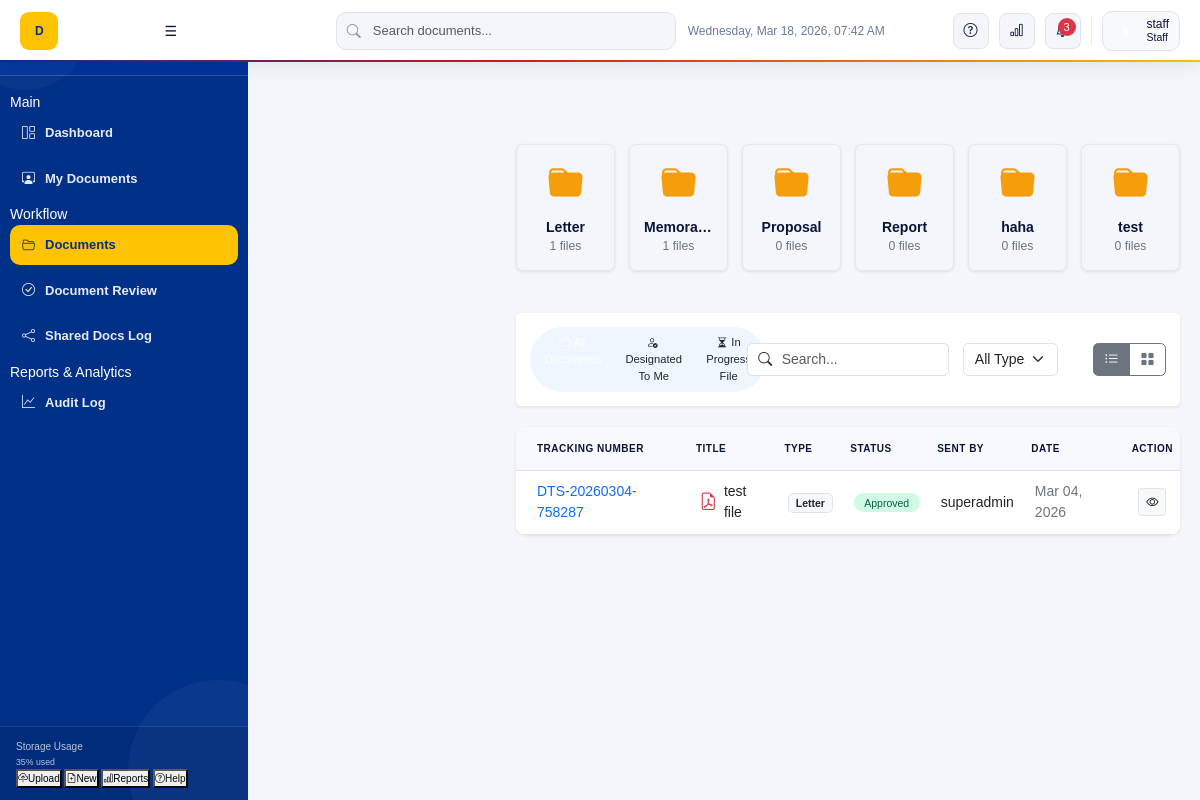
The page /documents/document.php (signed in) on the database its author committed.
### tables this page shows
CREATE TABLE `document_types` (
  `type_id` int(11) NOT NULL,
  `type_name` varchar(100) NOT NULL
);

CREATE TABLE `documents` (
  `document_id` int(11) NOT NULL,
  `tracking_number` varchar(50) NOT NULL,
  `title` varchar(200) NOT NULL,
  `description` text DEFAULT NULL,
  `type_id` int(11) DEFAULT NULL,
  `status_id` int(11) DEFAULT NULL,
  `created_by` int(11) DEFAULT NULL,
  `created_at` timestamp NOT NULL DEFAULT current_timestamp()
);

CREATE TABLE `document_status` (
  `status_id` int(11) NOT NULL,
  `status_name` varchar(50) NOT NULL
);

CREATE TABLE `users` (
  `user_id` int(11) NOT NULL,
  `first_name` varchar(50) NOT NULL,
  `middle_name` int(255) NOT NULL,
  `last_name` varchar(50) NOT NULL,
  `email` varchar(100) NOT NULL,
  `username` varchar(50) NOT NULL,
  `password` varchar(255) NOT NULL,
  `role` enum('superadmin','admin','staff') NOT NULL DEFAULT 'staff',
  `created_at` timestamp NOT NULL DEFAULT current_timestamp(),
  `updated_at` timestamp NOT NULL DEFAULT current_timestamp() ON UPDATE current_timestamp()
);

### documents/document.php (the view, shortened to what this page needs)
<?php
include dirname(__DIR__) . '/plugins/conn.php';
$user_id = (int)$_SESSION['user_id'];
$types_query = "SELECT dt.type_id, dt.type_name, COUNT(d.document_id) as file_count
                FROM document_types dt
                LEFT JOIN documents d ON dt.type_id = d.type_id AND d.status_id = 5
                GROUP BY dt.type_id, dt.type_name";
$types_result = $conn->query($types_query);
$types = [];
while($row = $types_result->fetch_assoc()) {
    $types[] = $row;
}
$view = (isset($_GET['view']) && in_array($_GET['view'], ['designated', 'inprogress'])) ? $_GET['view'] : 'all';
$where_clauses = [];
$params = [];
$types_string = "";
if ($view === 'designated') {
    $where_clauses[] = "EXISTS (SELECT 1 FROM document_shares ds2 WHERE ds2.document_id = d.document_id AND ds2.recipient_id = ?)";
    $params[] = $user_id;
    $types_string .= "i";
} elseif ($view === 'inprogress') {
    $where_clauses[] = "d.status_id IN (2, 3, 4)";
    $where_clauses[] = "NOT EXISTS (SELECT 1 FROM document_shares ds WHERE ds.document_id = d.document_id)";
} else {
    $where_clauses[] = "d.status_id = 5";
    $where_clauses[] = "NOT EXISTS (SELECT 1 FROM document_shares ds WHERE ds.document_id = d.document_id)";
}
$where_sql = "";
if (count($where_clauses) > 0) {
    $where_sql = "WHERE " . implode(" AND ", $where_clauses);
}
$all_docs_query = "SELECT d.*, dt.type_name, s.status_name, u.username as created_by_user,
                   (SELECT file_path FROM attachments WHERE document_id = d.document_id LIMIT 1) as file_path,
                   (SELECT file_name FROM attachments WHERE document_id = d.document_id LIMIT 1) as file_name,
                   (SELECT COUNT(*) FROM document_activity_log dal WHERE dal.document_id = d.document_id AND dal.user_id = ? AND dal.activity_type = 'finished') as is_finished,
                   (SELECT remark FROM document_remarks dr WHERE dr.document_id = d.document_id AND dr.remark LIKE 'Required Action:%' ORDER BY dr.created_at DESC LIMIT 1) as required_action_remark
                   FROM documents d
                   LEFT JOIN document_types dt ON d.type_id = dt.type_id
                   LEFT JOIN document_status s ON d.status_id = s.status_id
                   LEFT JOIN users u ON d.created_by = u.user_id
                   $where_sql
                   ORDER BY d.created_at DESC";
$stmt = $conn->prepare($all_docs_query);
if (!empty($params)) {
    array_unshift($params, $user_id);
    $types_string = "i" . $types_string;
    $stmt->bind_param($types_string, ...$params);
} else {
    $stmt->bind_param("i", $user_id);
}
$stmt->execute();
$all_docs_result = $stmt->get_result();
$documents_data = [];
if ($all_docs_result && $all_docs_result->num_rows > 0) {
    while ($doc = $all_docs_result->fetch_assoc()) {
        $documents_data[] = $doc;
    }
}
?>
<!DOCTYPE html>
<html lang="en">
<head>
    <link href="https://cdn.jsdelivr.net/npm/bootstrap@5.3.0/dist/css/bootstrap.min.css" rel="stylesheet">
    <link href="https://cdn.jsdelivr.net/npm/bootstrap-icons@1.10.0/font/bootstrap-icons.css" rel="stylesheet">
    <link rel="stylesheet" href="../assets/css/custom.css">
</head>
<body>
    <?php
    include __DIR__ . '/../includes/sidebar.php';
    ?>
    <main class="main-content">
        <?php include __DIR__ . '/../includes/navbar.php'; ?>
        <div class="row g-3 mb-5">
            <?php
            if (count($types) > 0) {
                foreach ($types as $type) {
            ?>
            <div class="col-md-2 col-6">
                <a href="#" class="folder-card view-folder-btn" data-type-id="<?php echo $type['type_id']; ?>" data-type-name="<?php echo htmlspecialchars($type['type_name']); ?>">
                    <div class="folder-icon"><i class="bi bi-folder-fill"></i></div>
                    <h6 class="fw-bold mb-0 text-truncate"><?php echo htmlspecialchars($type['type_name']); ?></h6>
                    <small class="text-secondary"><?php echo $type['file_count']; ?> files</small>
                </a>
            </div>
            <?php
                }
            } else {
                echo '<div class="col-12"><p class="text-center text-secondary">No document types found.</p></div>';
            }
            ?>
        </div>
        <div class="card border-0 shadow-sm mb-4">
            <div class="card-body p-3">
                <form method="GET" action="" class="row g-3 align-items-center">
                    <div class="col-md-4">
                        <div class="btn-group scope-toggle" role="group" aria-label="Scope Toggle">
                            <a href="document.php?view=all" class="btn <?php echo ($view === 'all') ? 'active' : ''; ?>">
                                <i class="bi bi-collection me-1"></i>All Documents
                            </a>
                            <a href="document.php?view=designated" class="btn <?php echo ($view === 'designated') ? 'active' : ''; ?>">
                                <i class="bi bi-person-check me-1"></i>Designated To Me
                            </a>
                            <a href="document.php?view=inprogress" class="btn <?php echo ($view === 'inprogress') ? 'active' : ''; ?>">
                                <i class="bi bi-hourglass-split me-1"></i>In Progress File
                            </a>
                        </div>
                    </div>
                    <div class="col-md-4">
                        <div class="input-group">
                            <span class="input-group-text bg-white border-end-0"><i class="bi bi-search"></i></span>
                            <input type="text" name="search" class="form-control border-start-0 ps-0" placeholder="Search..." value="<?php echo isset($_GET['search']) ? htmlspecialchars($_GET['search']) : ''; ?>" onchange="this.form.submit()">
                        </div>
                    </div>
                    <div class="col-md-2">
                        <select name="type" class="form-select" onchange="this.form.submit()">
                            <option value="">All Types</option>
                        </select>
                    </div>
                    <div class="col-md-2">
                        <div class="d-flex justify-content-end">
                            <div class="btn-group" role="group" aria-label="View Toggle">
                                <button type="button" class="btn btn-outline-secondary active" id="listViewBtn" onclick="toggleView('list')" title="List View">
                                    <i class="bi bi-list-ul"></i>
                                </button>
                                <button type="button" class="btn btn-outline-secondary" id="gridViewBtn" onclick="toggleView('grid')" title="Grid View">
                                    <i class="bi bi-grid-fill"></i>
                                </button>
                            </div>
                        </div>
                    </div>
                </form>
            </div>
        </div>
        <div id="listViewContainer" class="document-table mb-4">
            <div class="table-responsive">
                <table class="table table-hover align-middle mb-0">
                    <thead class="bg-light">
                        <tr>
                            <th class="ps-4 py-3">Tracking Number</th>
                            <th class="py-3">Title</th>
                            <th class="py-3">Type</th>
                            <th class="py-3">Status</th>
                            <th class="py-3">Sent By</th>
                            <th class="py-3">Date</th>
                            <th class="py-3 text-center">Action</th>
                        </tr>
                    </thead>
                    <tbody>
                        <?php
                        if (count($documents_data) > 0) {
                            foreach ($documents_data as $doc) {
                                $status_class = 'status-draft';
                                switch($doc['status_id']) {
                                    case 5: $status_class = 'status-approved'; break;
                                }
                                $status_display = '<span class="status-badge ' . $status_class . '">' . htmlspecialchars($doc['status_name']) . '</span>';
                                $icon_class = 'bi-file-earmark';
                                $icon_color = 'text-secondary';
                                $file_ext = '';
                                if (!empty($doc['file_name'])) {
                                    $file_ext = strtolower(pathinfo($doc['file_name'], PATHINFO_EXTENSION));
                                }
                                if (!empty($file_ext)) {
                                    switch ($file_ext) {
                                        case 'pdf':
                                            $icon_class = 'bi-file-earmark-pdf';
                                            $icon_color = 'text-danger';
                                            break;
                                    }
                                }
                        ?>
                        <tr>
                            <td class="ps-4 fw-medium text-primary"><?php echo htmlspecialchars($doc['tracking_number']); ?></td>
                            <td>
                                <div class="d-flex align-items-center">
                                    <i class="bi <?php echo $icon_class; ?> <?php echo $icon_color; ?> me-2 fs-5"></i>
                                    <span><?php echo htmlspecialchars($doc['title']); ?></span>
                                </div>
                            </td>
                            <td><span class="badge bg-light text-dark border"><?php echo htmlspecialchars($doc['type_name']); ?></span></td>
                            <td><?php echo $status_display; ?></td>
                            <td><?php echo htmlspecialchars($doc['created_by_user']); ?></td>
                            <td class="text-secondary"><?php echo date('M d, Y', strtotime($doc['created_at'])); ?></td>
                            <td class="text-center">
                                <button class="btn btn-sm btn-light border" title="View Details" onclick='openDocumentModal(<?php echo json_encode($doc, JSON_HEX_APOS | JSON_HEX_QUOT); ?>)'>
                                    <i class="bi bi-eye"></i>
                                </button>
                            </td>
                        </tr>
                        <?php
                            }
                        } else {
                            echo '<tr><td colspan="7" class="text-center py-5 text-secondary">No documents found matching your filters.</td></tr>';
                        }
                        ?>
                    </tbody>
                </table>
            </div>
        </div>
    </main>
</body>
</html>

### assets/css/custom.css (style rules this page uses)
:root { --bp-blue: #003087; --bp-blue-mid: #1351A8; --bp-blue-hover: #0d3d8a; --bp-blue-light: #E8EEF9; --bp-blue-lighter: #f0f4fc; --bp-red: #CE1126; --bp-red-light: #FDEAEC; --bp-gold: #FDC300; --bp-gold-light: #FFF8DC; --bp-gold-dark: #9a7500; --bp-white: #FFFFFF; --bp-surface: #F4F6FB; --bp-border: rgba(0,48,135,0.11); --bp-border-strong: rgba(0,48,135,0.22); --bp-text: #0B1437; --bp-muted: #6B7A99; --bp-muted-light: #a0aec0; --font: 'Plus Jakarta Sans', sans-serif; --radius: 14px; --radius-sm: 9px; --radius-xs: 6px; --sidebar-w: 248px; --navbar-h: 62px; --transition: all 0.18s cubic-bezier(0.4,0,0.2,1); --sidebar-transition: all 0.26s cubic-bezier(0.4,0,0.2,1); --sidebar-w-sm: 62px; }
*, *::before, *::after { box-sizing: border-box; margin: 0; padding: 0; }
html, body { height: 100%; width: 100%; overflow: hidden; font-family: var(--font); background: var(--bp-surface); color: var(--bp-text); font-size: 14px; line-height: 1.5; }
body { min-height: 100vh; }
body { display: grid; grid-template-columns: var(--sidebar-w) 1fr; grid-template-rows: var(--navbar-h) 1fr; min-height: 100vh; height: 100vh; width: 100vw; overflow: hidden; transition: grid-template-columns 0.26s cubic-bezier(0.4,0,0.2,1); }
* { box-sizing: border-box; }
.main-content { grid-column: 2; grid-row: 2; overflow-y: auto; min-height: calc(100vh - var(--navbar-h)); background: var(--bp-surface); padding: 18px 20px 20px; transition: margin var(--transition), padding var(--transition); position: relative; z-index: auto; }
.main-content { margin-left: var(--sidebar-w); padding: calc(var(--navbar-h) + 20px) 20px 20px; transition: margin 0.26s ease; }
.folder-card { background:var(--white);border:1px solid #e5e7eb;border-radius:.5rem;padding:1rem;text-align:center;transition:.2s;cursor:pointer;box-shadow:0 1px 3px rgba(0,0,0,.1);height:100%;text-decoration:none;display:block;color:inherit }
.folder-icon { font-size:2.5rem;color:#f59e0b;margin-bottom:.5rem }
.document-table { background:var(--white);border-radius:.75rem;box-shadow:0 1px 3px rgba(0,0,0,.1);overflow:hidden }
.status-badge { padding:.25rem .75rem;border-radius:9999px;font-size:.75rem;font-weight:500 }
.status-approved { background:#d1fae5;color:#065f46 }
.scope-toggle { background:#eff6ff;border-radius:999px;padding:.15rem }
.scope-toggle .btn { border:none;border-radius:999px;padding:.35rem .9rem;font-size:.8rem;color:var(--muted) }
.scope-toggle .btn.active { background:var(--blue);color:#fff }
.table th { font-weight: 600; color: var(--muted); font-size: 12px; letter-spacing: 0.05em; }
.table td { padding: 0.75rem; vertical-align: middle; }
.table thead th { background:#F7F9FF;font-size:10px;font-weight:600;color:var(--muted);text-transform:uppercase;letter-spacing:.5px }

### rows shown on the page
document_types: type_name "Letter", file_count "1"
document_types: type_name "Memora…", file_count "1"
document_types: type_name "Proposal", file_count "0"
document_types: type_name "Report", file_count "0"
document_types: type_name "haha", file_count "0"
document_types: type_name "test", file_count "0"
documents: tracking_number "DTS-20260304-758287", title "test file", type.type_name "Letter", status.status_name "Approved", created_by.username "superadmin", created_at "Mar 04, 2026"

### other values the page prints
$_SESSION['username'] "staff"
$roleDisplay "Staff"
